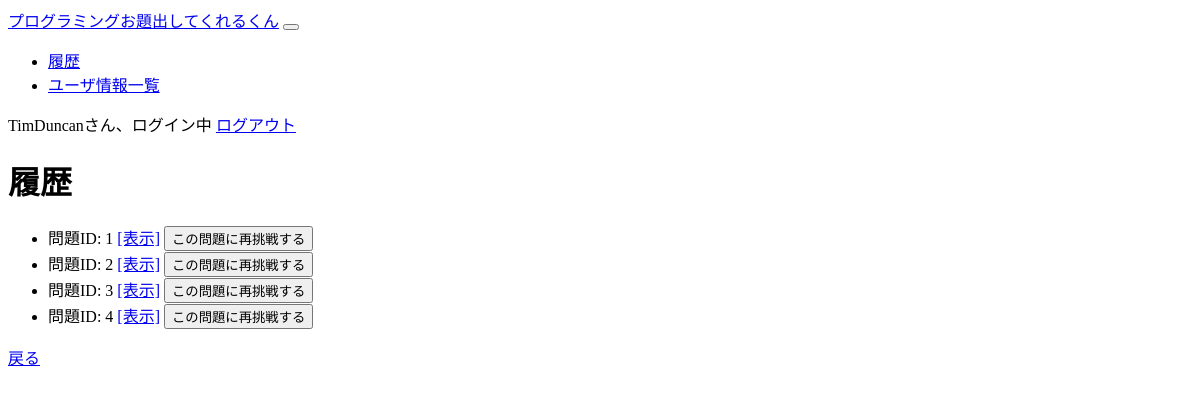
Before: /presentation/history (signed in) with the older database file.
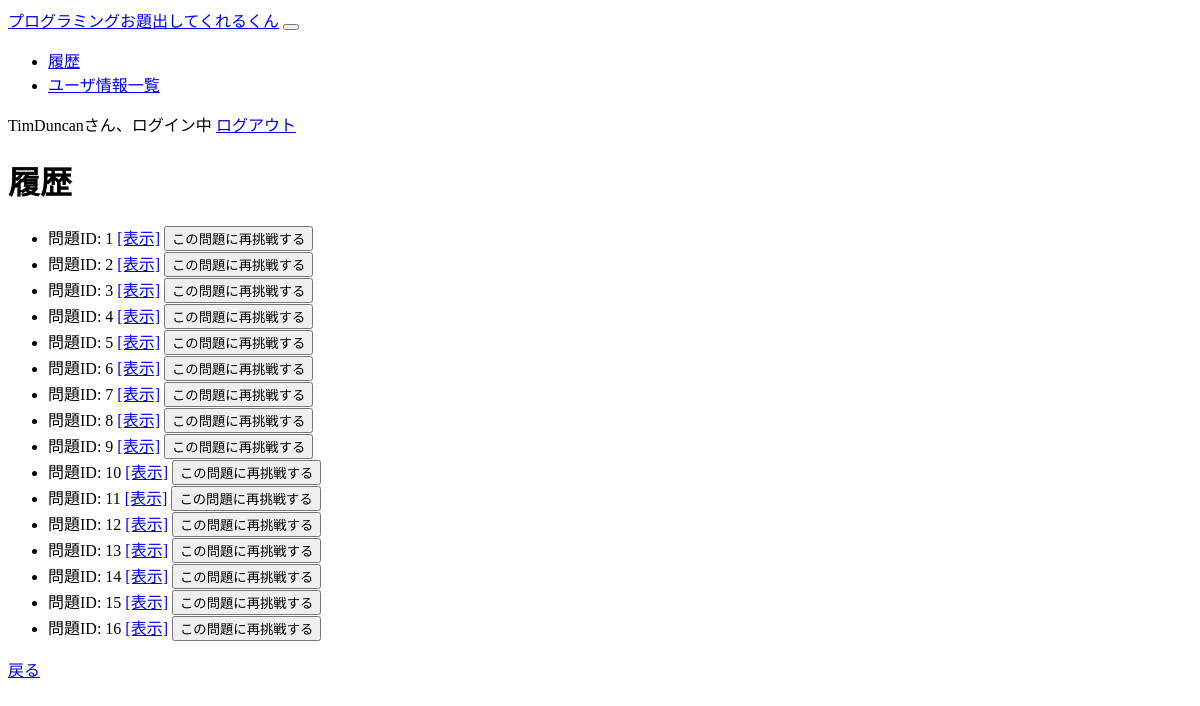
After: the same page with the newer database file.
### models.py (models this page shows, shortened)
class User(db.Model, UserMixin):
    __tablename__ = "account" # テーブル名
    user_id = db.Column(db.Integer, primary_key=True, autoincrement=True) # ID(PK)
    user_name = db.Column(db.String(30), unique=True, nullable=False) # ユーザ名
    email = db.Column(db.String(50), unique=True, nullable=False)
    password = db.Column(db.String(30), nullable=False) # パスワード
    is_admin = db.Column(db.Boolean, default=True, nullable=False) # 管理者権限の有無
    sign_up_date = db.Column(db.DateTime, server_default=db.func.now()) # 登録日

class Submissions(db.Model):
    __tablename__ = "submissions" # テーブル名
    submission_id = db.Column(db.Integer, primary_key=True, autoincrement=True) # ID(PK)
    user_id = db.Column(db.Integer, db.ForeignKey('account.user_id'), nullable=False) # ユーザID(FK)
    create_date = db.Column(db.DateTime, server_default=db.func.now()) # 作成日
    problem_text = db.Column(db.Text, nullable=False) # 問題文
    user_code = db.Column(db.Text) # ユーザ回答
    review = db.Column(db.Text) # レビュー
    reference_solution = db.Column(db.Text) # 参考解答
    difficulty = db.Column(db.String(20)) # 難易度
    language = db.Column(db.String(20)) # 言語

### presentation/views.py (the view)
@presentation_bp.route("/history")
@login_required
def show_history():
    problem_history = Submissions.query.filter_by(user_id=current_user.user_id).all()
    return render_template('presentation/history.html', problem_history=problem_history)

### app.py (called while the page is built)
@login_manaagaer.user_loader
def load_user(user_id):
    return User.query.get(int(user_id))

### templates/presentation/history.html
{% extends "base.html" %}
{% block content %}
    <h1>履歴</h1>
    <ul>
    {% for history in problem_history %}
    <li>
        問題ID: {{ history.submission_id }}
        <a href="{{ url_for('presentation.show_upload', user_id=history.user_id, submission_id=history.submission_id) }}">[表示]</a>
        <form action="{{ url_for('presentation.reproduce_problem', submission_id=history.submission_id) }}" method="POST" style="display:inline;">
            <button type="submit">この問題に再挑戦する</button>
        </form>
    </li>
{% else %}
<p>空っぽっぽ</p>
    {% endfor %}
    </ul>
{% endblock content %}

### templates/base.html (shortened to what this page needs)
{% block header %}
    <head>
    </head>
{% endblock header %}
<body>
    {% if current_user.is_authenticated %}
        <nav>
            <div>
                <a href="{{ url_for('presentation.presentation') }}">プログラミングお題出してくれるくん</a>
                <button>
                </button>
                <div>
                    <ul>
                        <li>
                            <a class="nav-link" href="{{ url_for('presentation.show_history') }}">履歴</a>
                        </li>
                        <li>
                            {% if current_user.is_admin %}
                                <a class="nav-link" href="{{ url_for('auth.show_user_list') }}">ユーザ情報一覧</a>
                            {% endif %}
                        </li>
                    </ul>
                </div>
                <div>
                    <span>{{ current_user.user_name }}さん、ログイン中</span>
                    <a href="{{ url_for('auth.logout') }}">ログアウト</a>
                </div>
            </div>
        </nav>
    {% endif %}
    <div>
        {% block content %}{% endblock content %}
        <a href="{{ url_for('presentation.presentation') }}">戻る</a>
    </div>
</body>
</html>

Changed rows visible on the page:
added Submissions: submission_id "5"
added Submissions: submission_id "6"
added Submissions: submission_id "7"
added Submissions: submission_id "8"
added Submissions: submission_id "9"
added Submissions: submission_id "10"
added Submissions: submission_id "11"
added Submissions: submission_id "12"
added Submissions: submission_id "13"
added Submissions: submission_id "14"
added Submissions: submission_id "15"
added Submissions: submission_id "16"
